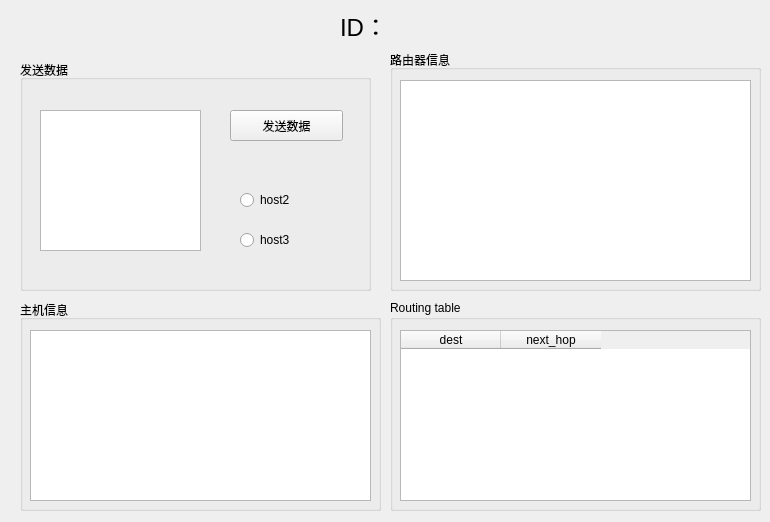
<?xml version="1.0" encoding="UTF-8"?>
<ui version="4.0">
 <class>Form</class>
 <widget class="QWidget" name="Form">
  <property name="geometry">
   <rect>
    <x>0</x>
    <y>0</y>
    <width>770</width>
    <height>522</height>
   </rect>
  </property>
  <property name="windowTitle">
   <string>Form</string>
  </property>
  <widget class="QGroupBox" name="groupBox">
   <property name="geometry">
    <rect>
     <x>20</x>
     <y>60</y>
     <width>351</width>
     <height>231</height>
    </rect>
   </property>
   <property name="title">
    <string>发送数据</string>
   </property>
   <widget class="QPushButton" name="PB_send_data">
    <property name="geometry">
     <rect>
      <x>210</x>
      <y>50</y>
      <width>113</width>
      <height>31</height>
     </rect>
    </property>
    <property name="text">
     <string>发送数据</string>
    </property>
   </widget>
   <widget class="QRadioButton" name="choose1">
    <property name="geometry">
     <rect>
      <x>220</x>
      <y>130</y>
      <width>100</width>
      <height>20</height>
     </rect>
    </property>
    <property name="text">
     <string>host2</string>
    </property>
   </widget>
   <widget class="QRadioButton" name="choose2">
    <property name="geometry">
     <rect>
      <x>220</x>
      <y>170</y>
      <width>100</width>
      <height>20</height>
     </rect>
    </property>
    <property name="text">
     <string>host3</string>
    </property>
   </widget>
   <widget class="QPlainTextEdit" name="PTE_send_content">
    <property name="geometry">
     <rect>
      <x>20</x>
      <y>50</y>
      <width>161</width>
      <height>141</height>
     </rect>
    </property>
    <property name="plainText">
     <string/>
    </property>
   </widget>
  </widget>
  <widget class="QGroupBox" name="groupBox_2">
   <property name="geometry">
    <rect>
     <x>20</x>
     <y>300</y>
     <width>361</width>
     <height>211</height>
    </rect>
   </property>
   <property name="title">
    <string>主机信息</string>
   </property>
   <widget class="QListWidget" name="LV_send_rec_info">
    <property name="geometry">
     <rect>
      <x>10</x>
      <y>30</y>
      <width>341</width>
      <height>171</height>
     </rect>
    </property>
   </widget>
  </widget>
  <widget class="QGroupBox" name="groupBox_4">
   <property name="geometry">
    <rect>
     <x>390</x>
     <y>300</y>
     <width>371</width>
     <height>211</height>
    </rect>
   </property>
   <property name="title">
    <string>Routing table</string>
   </property>
   <widget class="QTableWidget" name="TV_route_table">
    <property name="geometry">
     <rect>
      <x>10</x>
      <y>30</y>
      <width>351</width>
      <height>171</height>
     </rect>
    </property>
    <column>
     <property name="text">
      <string>dest</string>
     </property>
    </column>
    <column>
     <property name="text">
      <string>next_hop</string>
     </property>
    </column>
   </widget>
  </widget>
  <widget class="QGroupBox" name="groupBox_3">
   <property name="geometry">
    <rect>
     <x>390</x>
     <y>50</y>
     <width>371</width>
     <height>241</height>
    </rect>
   </property>
   <property name="title">
    <string>路由器信息</string>
   </property>
   <widget class="QListWidget" name="LV_route_info">
    <property name="geometry">
     <rect>
      <x>10</x>
      <y>30</y>
      <width>351</width>
      <height>201</height>
     </rect>
    </property>
   </widget>
  </widget>
  <widget class="QLabel" name="PC_name">
   <property name="geometry">
    <rect>
     <x>340</x>
     <y>10</y>
     <width>71</width>
     <height>31</height>
    </rect>
   </property>
   <property name="font">
    <font>
     <pointsize>18</pointsize>
    </font>
   </property>
   <property name="text">
    <string>ID：</string>
   </property>
  </widget>
  <widget class="QLabel" name="label">
   <property name="geometry">
    <rect>
     <x>0</x>
     <y>0</y>
     <width>771</width>
     <height>521</height>
    </rect>
   </property>
   <property name="text">
    <string/>
   </property>
   <property name="pixmap">
    <pixmap>back.png</pixmap>
   </property>
   <property name="scaledContents">
    <bool>true</bool>
   </property>
  </widget>
  <zorder>label</zorder>
  <zorder>groupBox</zorder>
  <zorder>groupBox_2</zorder>
  <zorder>groupBox_4</zorder>
  <zorder>groupBox_3</zorder>
  <zorder>PC_name</zorder>
 </widget>
 <resources/>
 <connections/>
</ui>
